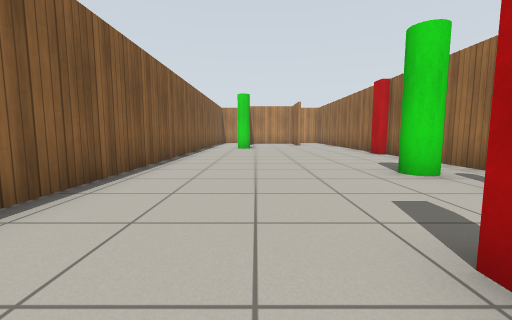
view 1 (above)

17 first-person views from a walk through a world built for the Gazebo simulator. The camera is 0.72 m above the floor, tilts 6° down and sees 90° across. Floor lines are 1 m apart. The floor is counted in squares, 1 m on a side. Each view is taken from the middle of a square. On the plan, view 1 faces up. The plan holds only what a view shows up to about 9 squares ahead; the rest is blank. Gazebo's built-in surfaces are drawn with simple patterns.

view 2
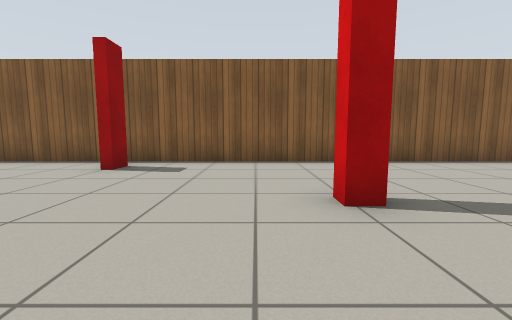

view 3
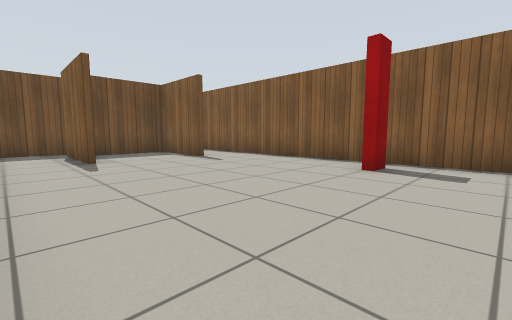

view 4
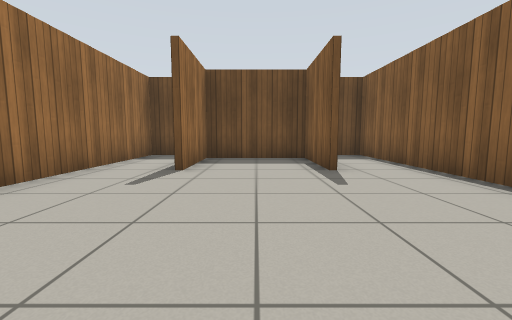

view 5
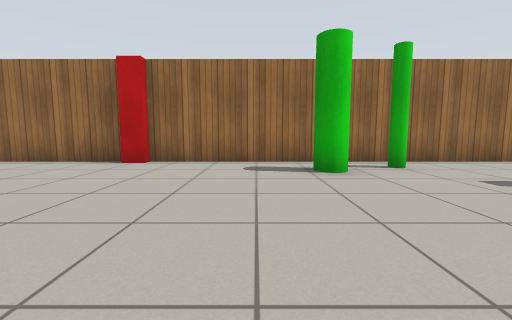

view 6
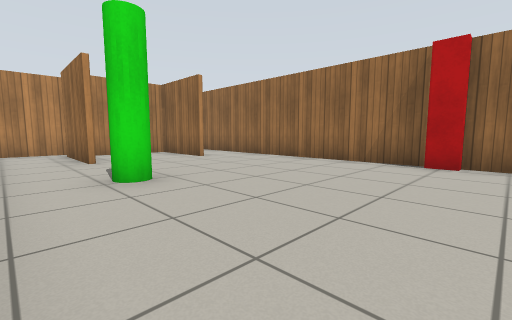

view 7
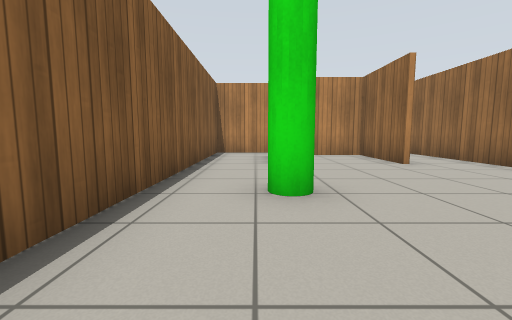

view 8
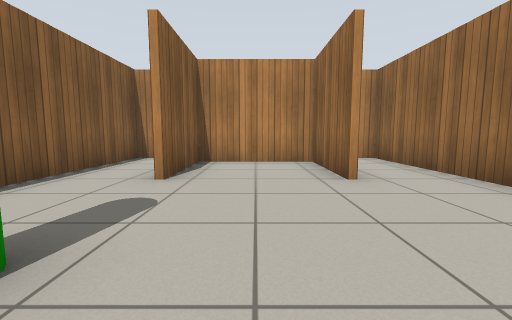

view 9
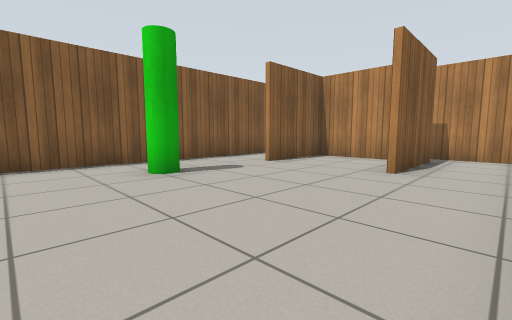

view 10
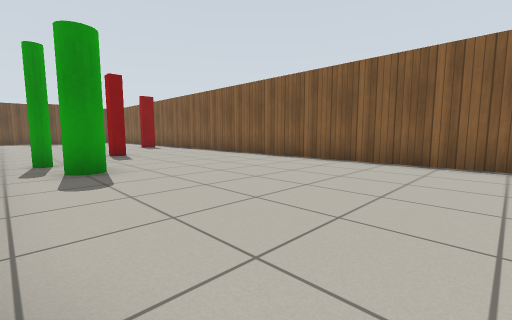

view 11
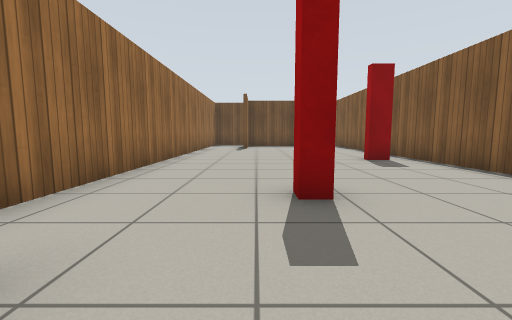

view 12
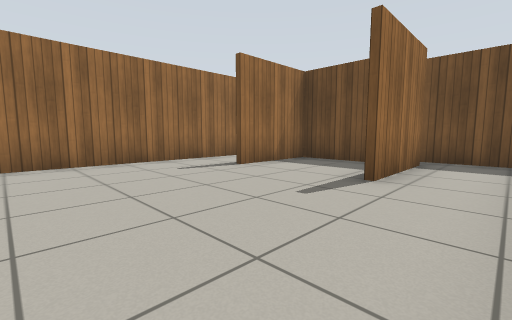

view 13
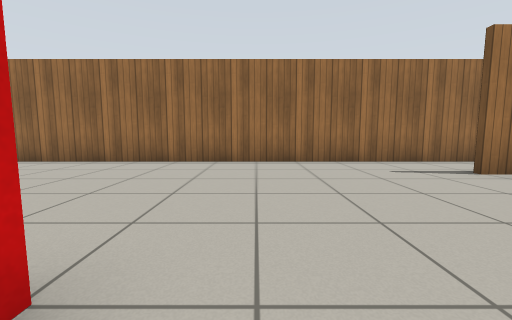

view 14
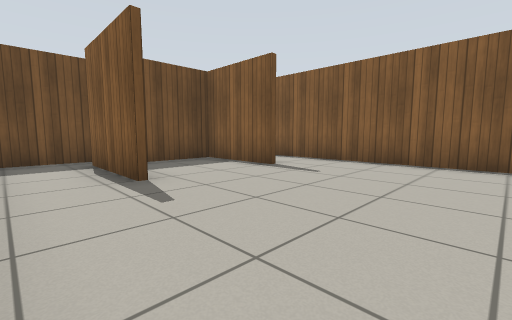

view 15
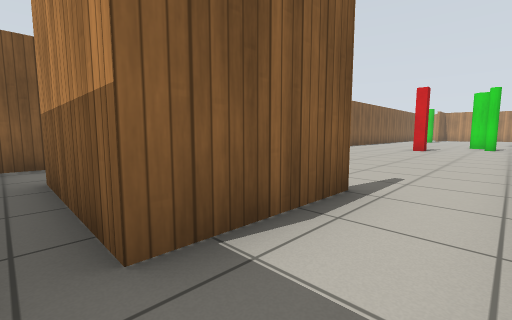

view 16
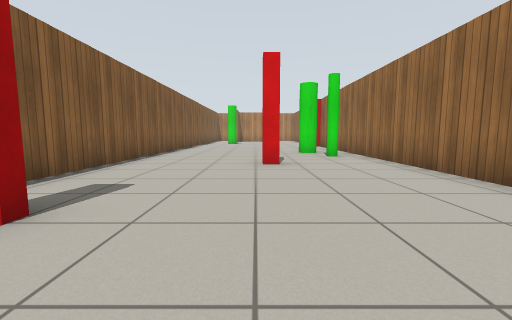

view 17
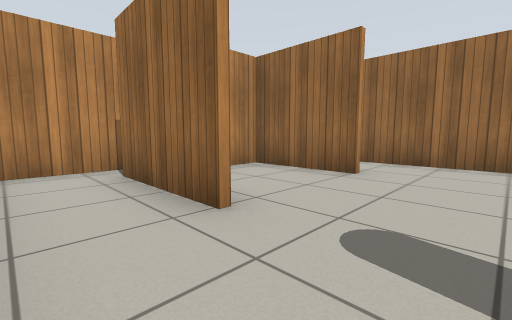

### Floor plan
Ten units are one square. View 1 is at (0, 0); x grows to the right and y downward. Boxes are objects, and circles mark ways between rooms. Rooms are numbered by the first view taken in them; rooms with no view inside come last. Other rooms are left out.
<svg viewBox="-29 -189 79 308">
<path fill="none" stroke="#000" d="M24 -149 24 -174 -4 -174 -4 -149M-6 -149 -6 -176M-4 79 -4 104 24 104 24 79M26 79 26 106M26 -176 26 -149M-2 -184 -24 -184 -24 114 -4 114M-6 106 -6 79M44 104 44 -184 24 -184M24 114 44 114 44 104M26 106 -6 106"/>
<rect x="-15" y="25" width="10" height="10" fill="#bbb"><title>red box</title></rect>
<rect x="-15" y="-125" width="10" height="10" fill="#bbb"><title>green pole</title></rect>
<rect x="5" y="-15" width="10" height="10" fill="#bbb"><title>red post</title></rect>
<rect x="25" y="-35" width="10" height="10" fill="#bbb"><title>green pole</title></rect>
<rect x="25" y="-55" width="10" height="20" fill="#bbb"><title>green cylinder</title></rect>
<rect x="35" y="-95" width="10" height="10" fill="#bbb"><title>red box</title></rect>
<circle cx="0" cy="110" r="3" fill="#2a7"/>
<circle cx="40" cy="110" r="3" fill="#2a7"/>
<text x="10" y="-40">1</text>
<text x="20" y="110">2</text>
</svg>
Room 1 opens to room 2.

Where each view was taken, in squares from view 1:
view 1: 0 up, 0 right, facing up
view 2: 0 up, 4 right, facing left
view 3: 1 down, 4 right, facing down-left
view 4: 3 down, 1 right, facing down
view 5: 6 up, 2 left, facing right
view 6: 8 up, 2 left, facing up-right
view 7: 9 up, 1 left, facing up
view 8: 11 up, 1 right, facing up
view 9: 10 up, 4 right, facing up-left
view 10: 10 up, 4 right, facing down-left
view 11: 4 up, 2 right, facing down
view 12: 4 down, 2 left, facing down-right
view 13: 4 down, 2 left, facing right
view 14: 4 down, 4 right, facing down-left
view 15: 11 down, 4 right, facing up-left
view 16: 5 down, 1 right, facing up
view 17: 13 up, 2 left, facing up-right
